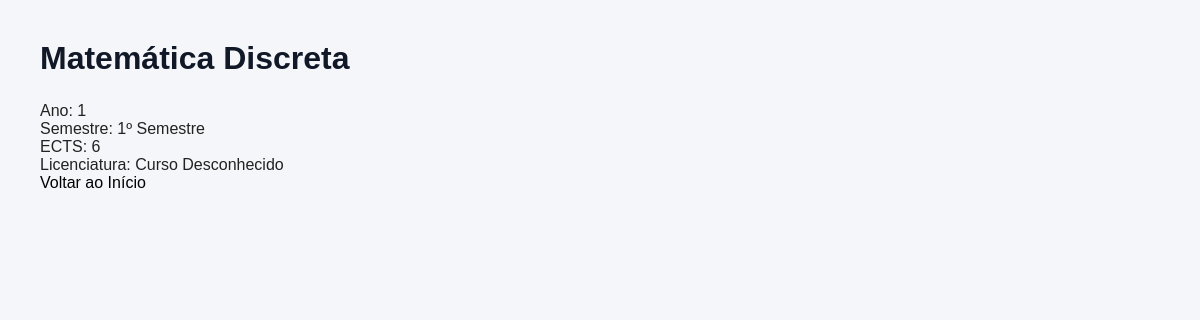
Screenshot of /ucs/4/ with the database file from the repository.
### portofolio/models.py (models this page shows)
class UnidadeCurricular(models.Model):
    codigo = models.IntegerField(unique=True)
    nome = models.CharField(max_length=100)
    descricao = models.TextField()
    ano = models.IntegerField()
    semestre = models.CharField(max_length=20)
    ects = models.IntegerField()
    imagem = models.ImageField(upload_to='ucs/')
    objetivos = models.TextField(null=True, blank=True)
    licenciatura = models.ForeignKey(Licenciatura, on_delete=models.CASCADE, null=True, blank=True)
    docentes = models.ManyToManyField(Docente,related_name='ucs')

class Licenciatura(models.Model):
    nome = models.CharField(max_length=100)
    descricao = models.TextField()
    duracao = models.IntegerField()
    universidade = models.ForeignKey(Universidade, on_delete=models.CASCADE)

### portofolio/views.py (the view)
# urls.py: path('ucs/<int:id>/', views.uc_detail, name='uc_detail'),
def uc_detail(request, id):
    uc = get_object_or_404(
        UnidadeCurricular.objects.select_related(
            'licenciatura'
        ).prefetch_related(
            'docentes'
        ),
        id=id
    )
    return render(request, 'portofolio/uc_detail.html', {
        'uc': uc
    })

### portofolio/templates/portofolio/uc_detail.html (shortened to what this page needs)
{% load static %}
<link rel="stylesheet" href="{% static 'portofolio/style.css' %}">
<!DOCTYPE html>
<html lang="pt">
<head>
</head>
<body>
<h1>{{ uc.nome }}</h1>
<p>Ano: {{ uc.ano }}</p>
<p>Semestre: {{ uc.semestre }}</p>
<p>ECTS: {{ uc.ects }}</p>
<p>Licenciatura: {{ uc.licenciatura.nome }}</p>
<a href="{% url 'inicio' %}">Voltar ao Início</a>
</body>
</html>

### portofolio/static/portofolio/style.css (style rules this page uses)
* { margin: 0; padding: 0; box-sizing: border-box; }
body { font-family: Arial, sans-serif; background-color: #f4f6f9; color: #222; padding: 40px; }
h1 { margin-bottom: 25px; color: #111827; }
a { text-decoration: none; color: rgb(0, 0, 0); }

### rows the page displays
UnidadeCurricular: nome "Matemática Discreta", ano "1", semestre "1º Semestre", ects "6", licenciatura.nome "Curso Desconhecido"
